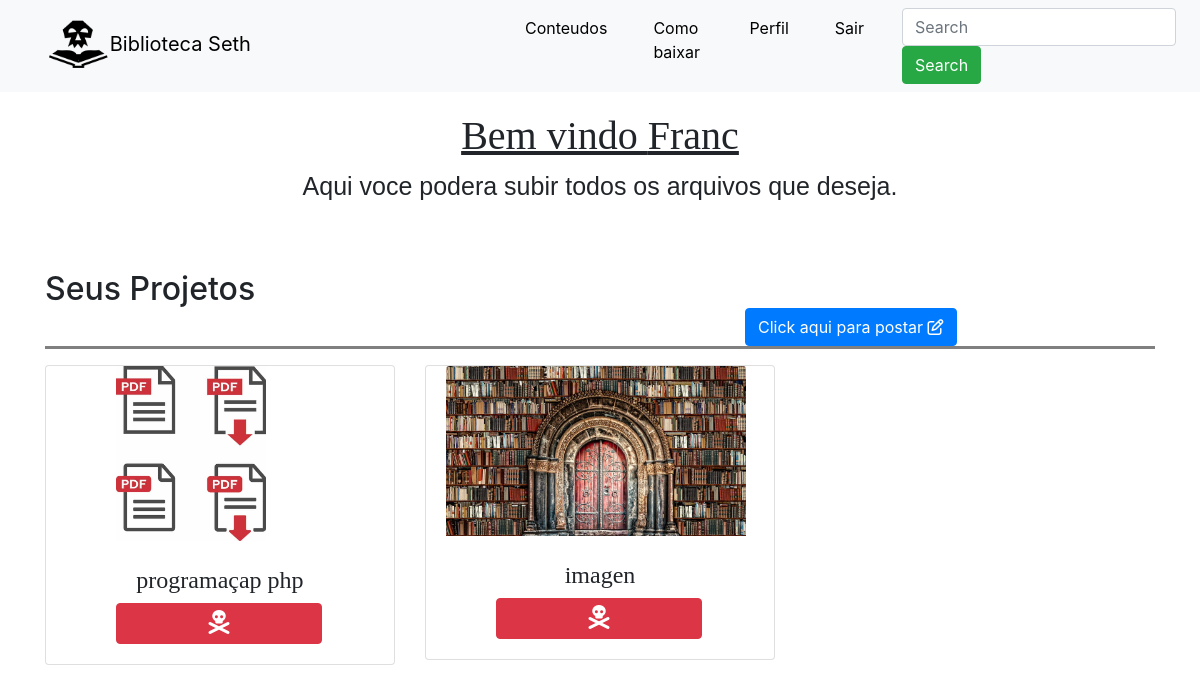
The page /dashbord (signed in) on the database its author committed.
### Core/models.py (models this page shows)
class Conteudos(models.Model):
    Nome = models.CharField(max_length=200)
    Conteudo = models.TextField()
    Arquivo = models.FileField(upload_to='arquivos/%d/%m/%Y', blank=True)
    Criador = models.ForeignKey(User,on_delete=models.CASCADE)

### Core/views.py (the view)
# urls.py: path('dashbord', views.Dashbord, name='dashbord'),
def Dashbord(request):
    if request.user.is_authenticated:
        id = request.user.id
        arqui = Conteudos.objects.all().filter(Criador=id)
        dados = {'arqui':arqui}
        return render(request,'Dashbord.html',dados)
    else:
        return redirect('Index')

### Core/templatetags/pool_extras.py (called while the page is built)
@register.filter()
def extensao(value):
    return value[-4:]

### Core/Templates/Dashbord.html (shortened to what this page needs)
{% extends 'header.html' %}
{% block content %}
{%load static%}
{% load pool_extras %}
    <div class="container">
        <h1>Bem vindo {{user.username}} </h1>
        <p id="sub" > Aqui voce podera subir todos os arquivos que deseja.</p>
        <br>
        <br>
        <h2 style="display: inline;">Seus Projetos</h2>
        <button style="margin-left: 700px;" type="button" class="btn btn-primary" data-toggle="modal" data-target="#CriarArq">Click aqui para postar <i class="fa fa-edit"></i></button>
        <p style="border-bottom: 3px solid gray;">
        <div class="row">
            {% for arq in arqui %}
            <div class="col-sm-4">
                <div class="card" style="width:350px">
                    {% if arq.Arquivo.url|extensao in ".jpg .png" %}
                        <img class="card-img-top" style="width:300px; margin-left:20px" src="{{arq.Arquivo.url}}">
                    {% elif arq.Arquivo.url|extensao in ".mp4 .avi" %}
                        <video width="300" class="rounded" style="margin-left:10px;" controls>
                            <source  src="{{arq.Arquivo.url}}">
                        </video>
                    {% else %}
                        <img class="card-img-top" style="width:150px; margin-left:70px" src="{% static 'pdfs.jpg' %}">
                    {% endif %}
                    <div class="card-body">
                        <h4 class="sub">{{arq.Nome}}</h4>
                        <a style="margin-left:50px;" href="{% url 'deletar' arq.id %}">
                            <button class="btn btn-danger"> <i style='font-size:24px; width:180px;' class='fas'>&#xf714;</i></button>
                        </a>
                    </div>
                </div>
            </div>
            {% endfor %}
        </div>
    </div>
{% endblock%}

### Core/Templates/Dashbord.html (style rules this page uses)
h1 { font-family: cursive; text-align: center; text-decoration: underline; margin-top: 20px; }
h4 { font-family: fantasy; text-align: center; margin-top: 5px; }
#sub { font-family:'Trebuchet MS', 'Lucida Sans Unicode', 'Lucida Grande', 'Lucida Sans', Arial, sans-serif; text-align: center; font-size: 25px; font-weight: lighter; }

### rows shown on the page
Conteudos: Nome "programaçap php"
Conteudos: Arquivo (picture), Nome "imagen"

### other values the page prints
{{ user.username }} "Franc"
